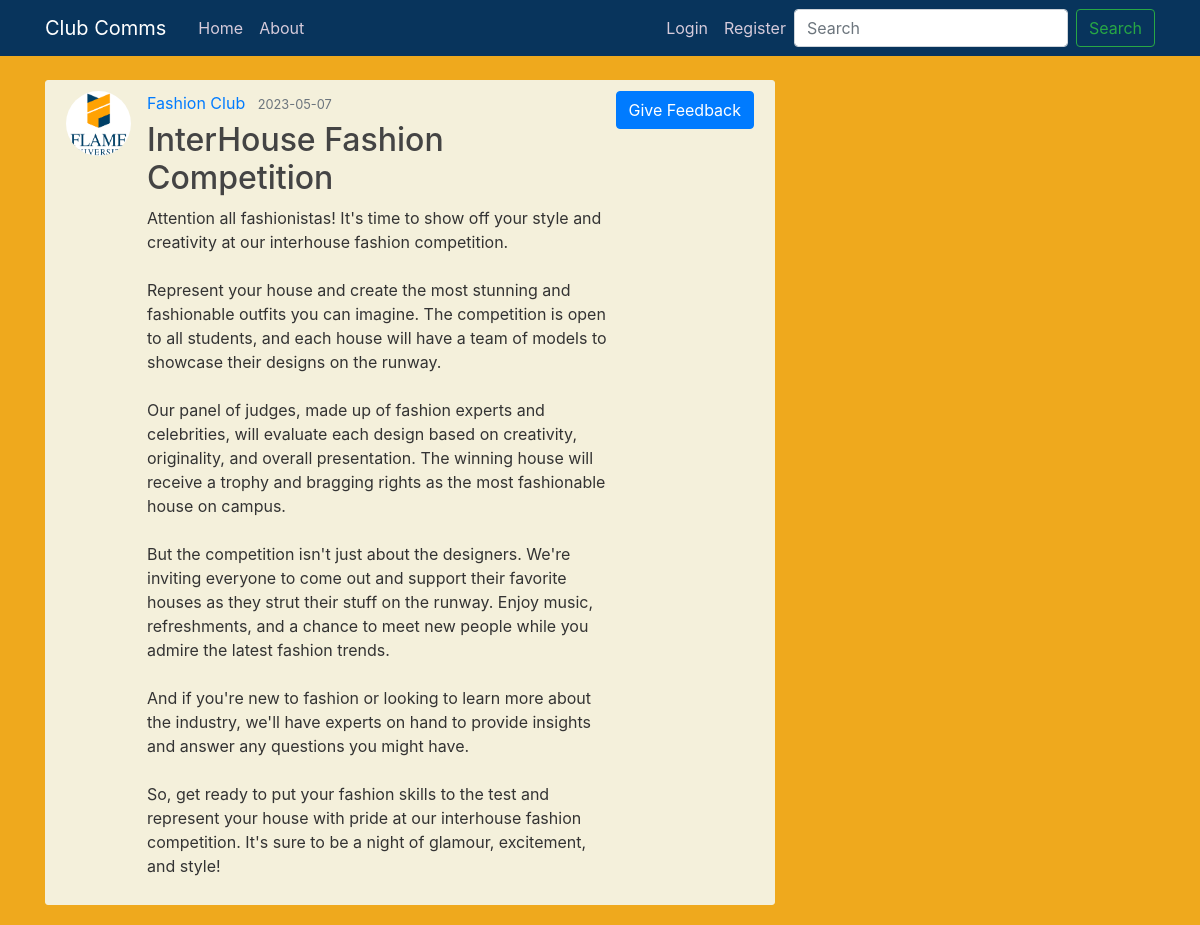
Page /post/9 on the committed database.
### flaskblog/models.py (models this page shows, shortened)
class User(db.Model, UserMixin):
    id = db.Column(db.Integer, primary_key=True)
    username = db.Column(db.String(20), unique=True, nullable=False)
    email = db.Column(db.String(120), unique=True, nullable=False)
    image_file = db.Column(db.String(20), nullable=False, default='default.jpg')
    password = db.Column(db.String(60), nullable=False)
    posts = db.relationship('Post', backref='author', lazy=True)

class Post(db.Model):
    id = db.Column(db.Integer, primary_key=True)
    title = db.Column(db.String(100), nullable=False)
    date_posted = db.Column(db.DateTime, nullable=False)
    content = db.Column(db.Text, nullable=False)
    user_id = db.Column(db.Integer, db.ForeignKey('user.id'), nullable=False)

### flaskblog/routes.py (the view)
@app.route("/post/<int:post_id>")
def post(post_id):
    post = Post.query.get_or_404(post_id)
    return render_template('post.html', title=post.title, post=post)

### flaskblog/templates/post.html (shortened to what this page needs)
{% extends "layout.html" %}
{% block content %}
  <article class="media content-section">
    <img class="rounded-circle article-img" src="{{ url_for('static', filename='profile_pics/' + post.author.image_file) }}">
    <div class="media-body">
      <div class="article-metadata">
        <a class="mr-2" href="{{ url_for('user_posts', username=post.author.username) }}">{{ post.author.username }}</a>
        <small class="text-muted">{{ post.date_posted.strftime('%Y-%m-%d') }}</small>
      </div>
      <h2 class="article-title">{{ post.title }}</h2>
      <p class="article-content">{{ post.content }}</p>
    </div>
    <div>
      <a class="btn btn-primary" href="{{ url_for('feedback', post_id=post.id) }}">Give Feedback</a>
    </div>
  </article>
{% endblock content %}

### flaskblog/static/main.css (style rules this page uses)
body { background: #efa91d; color: #333333; margin-top: 5rem; }
h1, h2, h3, h4, h5, h6 { color: #444444; }
.content-section { background: #f4f0db; padding: 10px 20px; border: 1px solid #f4f0db; border-radius: 3px; margin-bottom: 20px; }
.article-title { color: #444444; }
.article-content { white-space: pre-line; }
.article-img { height: 65px; width: 65px; margin-right: 16px; }
.article-metadata { padding-bottom: 1px; margin-bottom: 4px; border-bottom: 1px solid #f4f0db }

### rows in the picture
User: image_file (placeholder picture), author.username "Fashion Club"
Post: date_posted "2023-05-07", title "InterHouse Fashion Competition", content "Attention all fashionistas! It's time to show off your style and creativity at our interhouse fashion competition. Represent your house and create the most stunning and fashionable outfits you can imagine. The competition is open to all students, and each house will have a team of models to showcase their designs on the runway. Our panel of judges, made up of fashion experts and celebrities, will evaluate each design based on creativity, originality, and overall presentation. The winning house will receive a trophy and bragging rights as the most fashionable house on campus. But the competition isn't just about the designers. We're inviting everyone to come out and support their favorite…"
